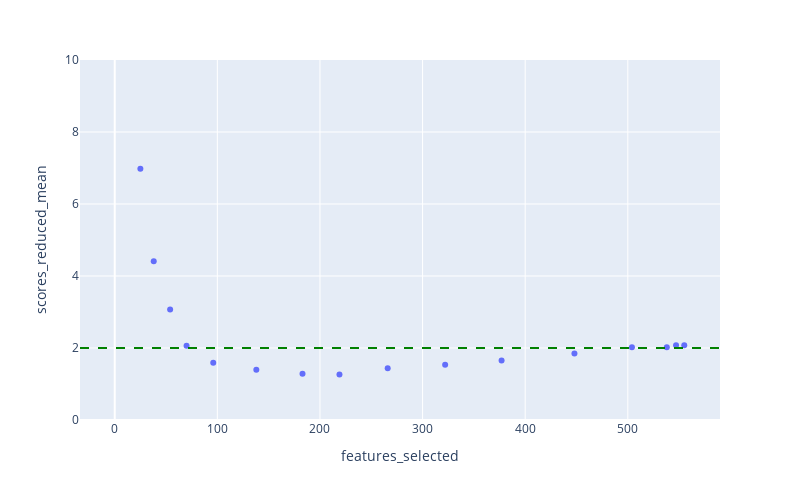

The notebook cell this image was saved under:
### Code cell
import plotly
import plotly.express

# FIXME: plot both full and reduced, in separate colors
# FIXME: add error bars
# TODO: include other data on hover, like complexity value
fig = plotly.express.scatter(results,
                 x="features_selected",
                 y="scores_reduced_mean",
                 #color="species",
                 #error_y="scores_reduced_mean",
)
fig.update_layout(height=500, width=800,)
fig.add_hline(y=2.0, line_width=2, line_dash="dash", line_color="green")
fig.update_yaxes(range=[0.0, 10.0])
fig.show()

### Figure 1 — Plotly figure (JSON) as saved in the notebook; plotly's stock layout.template omitted (floating-point values rounded to 4 significant figures)
{"data": [{"hovertemplate": "features_selected=%{x}<br>scores_reduced_mean=%{y}<extra></extra>", "legendgroup": "", "marker": {"color": "#636efa", "symbol": "circle"}, "mode": "markers", "name": "", "orientation": "v", "showlegend": false, "type": "scatter", "x": [1, 3, 7, 14, 25, 38, 54, 70, 96, 138, 183, 219, 266, 322, 377, 448, 504, 538, 547, 555], "xaxis": "x", "y": [62.16, 49.36, 24.66, 11.89, 6.976, 4.411, 3.07, 2.06, 1.594, 1.399, 1.283, 1.263, 1.438, 1.535, 1.652, 1.846, 2.021, 2.021, 2.079, 2.079], "yaxis": "y"}], "layout": {"height": 500, "legend": {"tracegroupgap": 0}, "margin": {"t": 60}, "shapes": [{"line": {"color": "green", "dash": "dash", "width": 2}, "type": "line", "x0": 0, "x1": 1, "xref": "x domain", "y0": 2, "y1": 2, "yref": "y"}], "width": 800, "xaxis": {"anchor": "y", "autorange": true, "domain": [0, 1], "range": [-33.84, 589.8], "title": {"text": "features_selected"}, "type": "linear"}, "yaxis": {"anchor": "x", "domain": [0, 1], "range": [0, 10], "title": {"text": "scores_reduced_mean"}, "type": "linear"}}}
